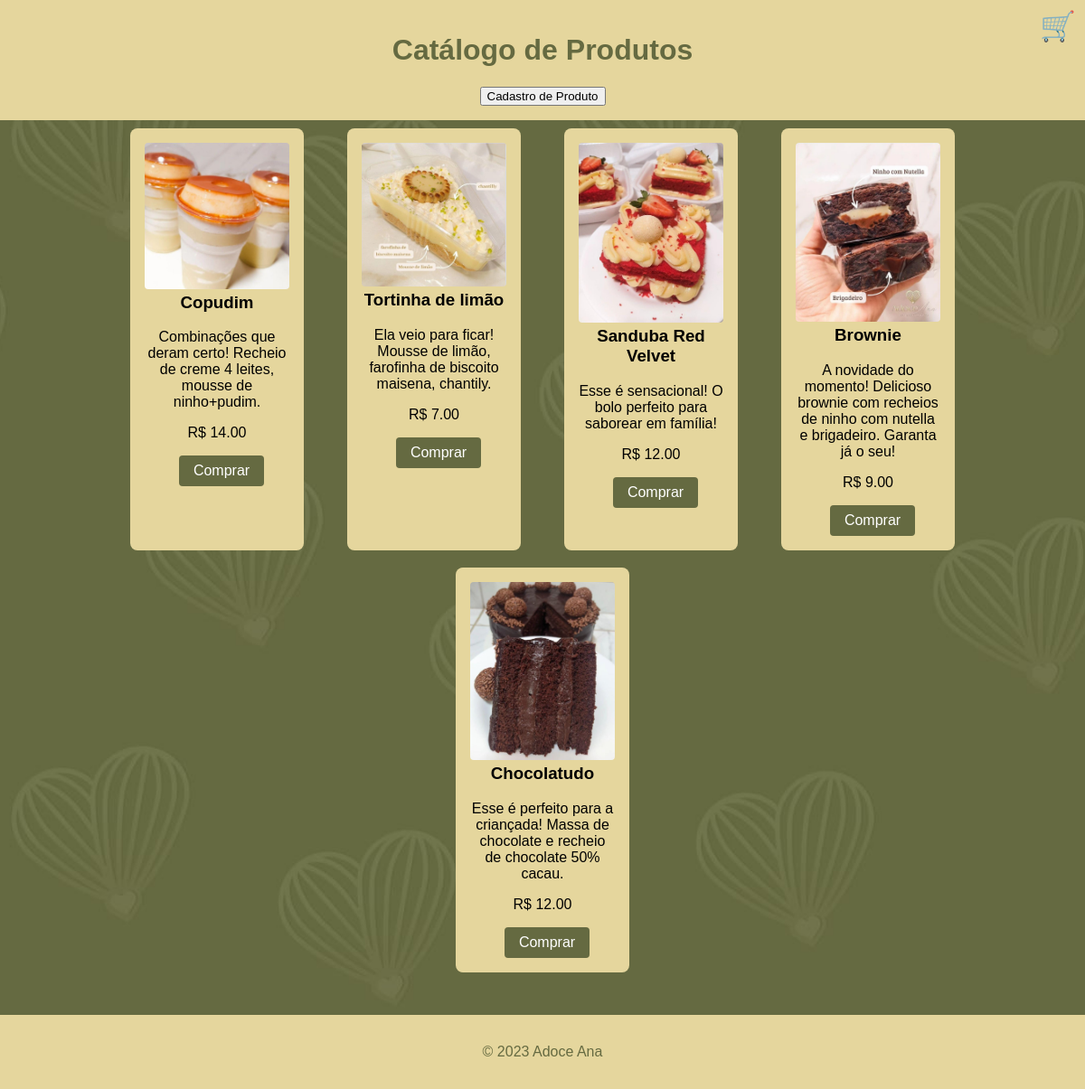
The app's page /catalogo/ (signed in), older data.
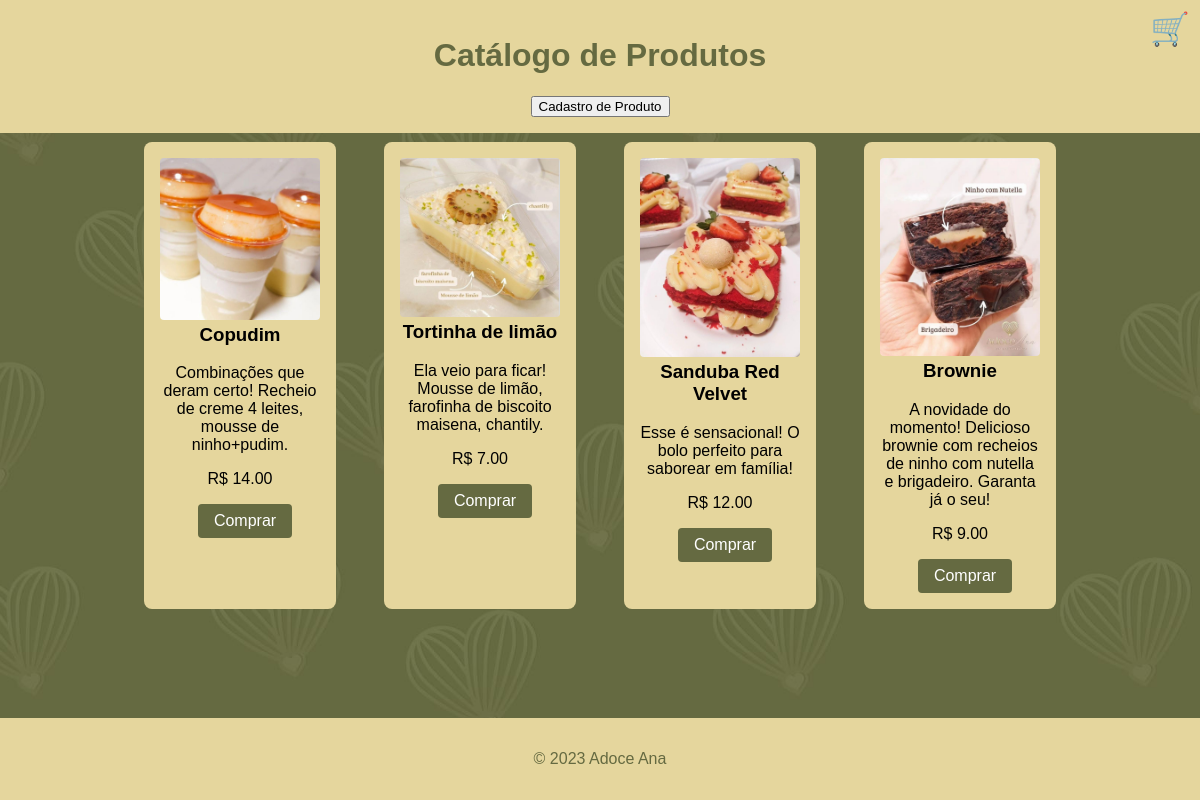
The same page, newer data.
### usuarios/models.py (models this page shows, shortened)
class Produto(models.Model):
    img = models.ImageField(upload_to='produtos/')
    titulo = models.CharField(max_length=255)
    descricao = models.TextField()
    valor = models.DecimalField(max_digits=10, decimal_places=2)
    qtd = models.PositiveIntegerField()

### usuarios/views.py (the view)
# urls.py: path('catalogo/', views.catalogo, name="catalogo"),
@login_required(login_url="usuarios:login")
def catalogo(request):
    lista = Produto.objects.all()
    return render(request, 'catalogo.html', {'lista':lista})

### usuarios/templates/catalogo.html (shortened to what this page needs)
{% load static %}
<!DOCTYPE html>
<html lang="en">
<head>
</head>
<body>
    <header>
        <h1>Catálogo de Produtos</h1>
        <div class="cart-icon" onclick="location.href='carrinho.html'">&#128722;</div>
        <button class="=product-button" onclick="location.href='cad_produto.html'">Cadastro de Produto</button>
    </header>
    <div class="container">
        {%for p in lista %}
        <div class="product">
            <img src="/media/{{p.img}}" alt="Produto 1">
            <h3>{{p.titulo}}</h3>
            <p>{{p.descricao}}</p>
            <p>R$ {{p.valor}}</p>
            <a href="/comprar/{{p.id}}">Comprar</a>
        </div>
        {%endfor%}
    </div>
    <div style="height: 60px;"></div>
    <footer>
        <p>&copy; 2023 Adoce Ana</p>
    </footer>
</body>
</html>

Row changes from the older to the newer data that the page shows:
removed Produto: img (picture), titulo "Chocolatudo", descricao "Esse é perfeito para a criançada! Massa de chocolate e recheio de chocolate 50% cacau.", valor "12.00"
